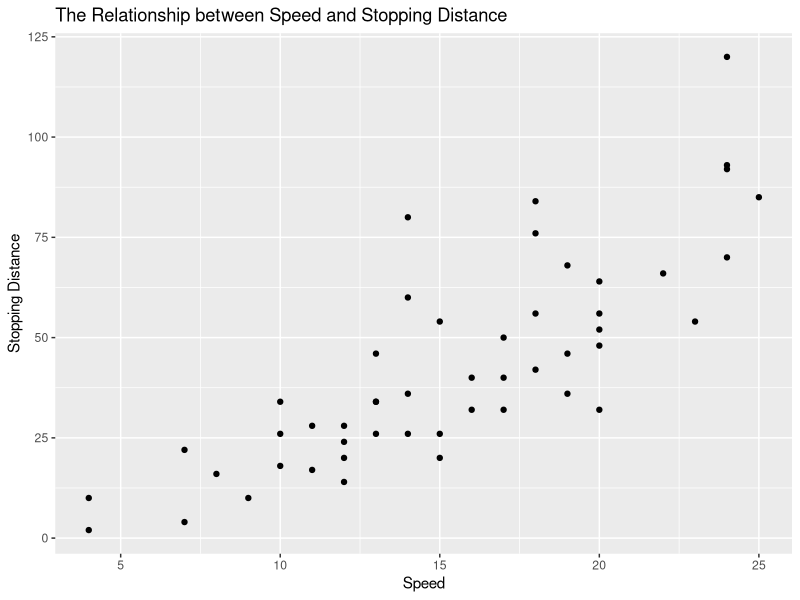
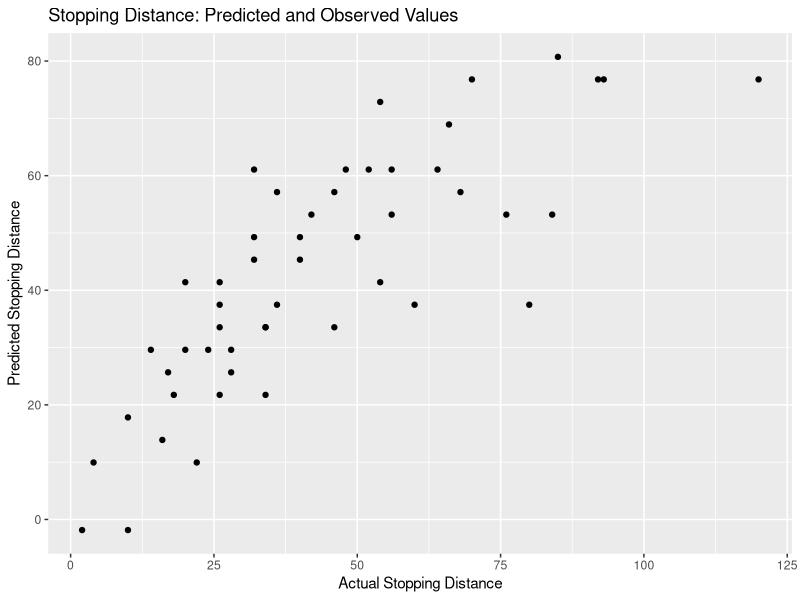
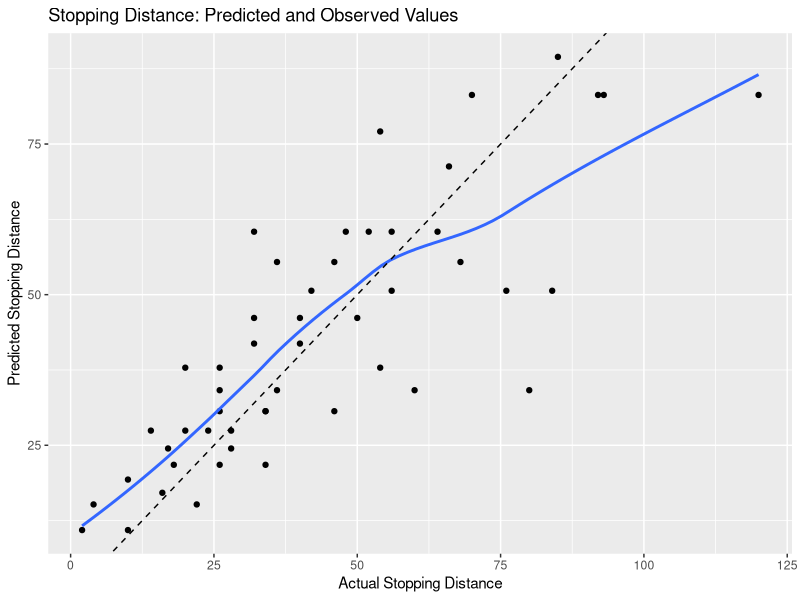
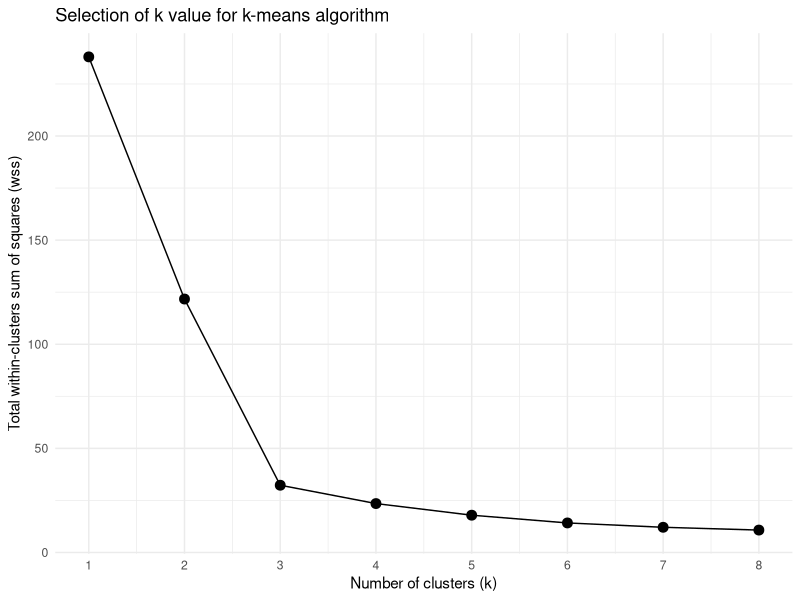

Reproduce these figures in R, in order.
## ---- chunk 1
library(dplyr)
library(ggplot2)
## ---- chunk 2
head(cars)
## ---- chunk 3
ggplot(data = cars, 
       mapping = aes(x = speed, y = dist)) +
  geom_point() +
  labs(title = "The Relationship between Speed and Stopping Distance",
       x = "Speed",
       y = "Stopping Distance")
## ---- chunk 4
cars_lm <- lm(dist ~ speed, data = cars)
cars_lm
## ---- chunk 5
cars$predicted <- cars_lm$fitted.values
cars
## ---- chunk 6
ggplot(data = cars,
       mapping = aes(x = dist, y = predicted)) +
  geom_point() +
  labs(title = "Stopping Distance: Predicted and Observed Values",
       x = "Actual Stopping Distance",
       y = "Predicted Stopping Distance")
## ---- chunk 7
summary(cars_lm)
## ---- chunk 8
cars_new <- tibble(speed = c(30, 42, 37, 48, 60))
## ---- chunk 9
predict(object = cars_lm,  newdata = cars_new) 
## ---- chunk 10
cars_lm_quadr <- lm(dist ~ I(speed^2), data = cars)
cars_lm_quadr
## ---- chunk 11
cars$predicted_quadr <- cars_lm_quadr$fitted.values
cars
## ---- chunk 12
ggplot(data = cars,
       mapping = aes(x = dist, y = predicted_quadr)) +
  geom_point() +
  geom_smooth(se = FALSE) +
  geom_abline(aes(intercept =0, slope=1), linetype  =2)+
  labs(title = "Stopping Distance: Predicted and Observed Values",
       x = "Actual Stopping Distance",
       y = "Predicted Stopping Distance")
## ---- chunk 13
edelweiss <- readr::read_csv("Data/edelweiss_data.csv")

# remove variety column:
edelweiss_km <- edelweiss %>% select(-variety)

# function to compute total within-cluster sum of squares (wss):
wss_func <- function(k) {
  kmeans(scale(edelweiss_km), k, nstart = 10)$tot.withinss
}

# create tibble with k values and corresponding wss values:
k_values <- 1:8
wss_values <- purrr::map_dbl(k_values, wss_func)
wss_tib <- tibble::tibble(k = k_values, wss = wss_values)

# plot wss for k = 1 to k = 8:
wss_tib %>% ggplot(aes(x = k, y = wss)) +
  geom_line() +
  geom_point(size = 3) +
  scale_x_continuous(breaks = k_values) +
  labs(title = "Selection of k value for k-means algorithm",
       x = "Number of clusters (k)",
       y = "Total within-clusters sum of squares (wss)") +
  theme_minimal()  
## ---- chunk 14
edelweiss_km <- edelweiss %>% 
  select(-variety)

km3 <- kmeans(scale(edelweiss_km), centers = 3, nstart = 10)
km3
